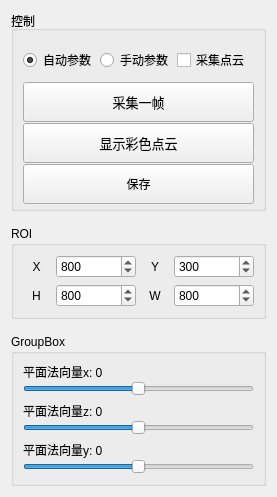
                               <widget class="QWidget" name="scrollAreaWidgetContents">
                                <property name="geometry">
                                 <rect>
                                  <x>0</x>
                                  <y>0</y>
                                  <width>277</width>
                                  <height>487</height>
                                 </rect>
                                </property>
                                <property name="sizePolicy">
                                 <sizepolicy hsizetype="Preferred" vsizetype="Fixed">
                                  <horstretch>0</horstretch>
                                  <verstretch>0</verstretch>
                                 </sizepolicy>
                                </property>
                                <layout class="QVBoxLayout" name="verticalLayout_29">
                                 <property name="spacing">
                                  <number>15</number>
                                 </property>
                                 <item>
                                  <widget class="QGroupBox" name="groupBox_7">
                                   <property name="maximumSize">
                                    <size>
                                     <width>16777215</width>
                                     <height>200</height>
                                    </size>
                                   </property>
                                   <property name="title">
                                    <string>控制</string>
                                   </property>
                                   <layout class="QVBoxLayout" name="verticalLayout_20">
                                    <item>
                                     <layout class="QHBoxLayout" name="horizontalLayout_14">
                                      <property name="spacing">
                                       <number>0</number>
                                      </property>
                                      <property name="topMargin">
                                       <number>10</number>
                                      </property>
                                      <property name="bottomMargin">
                                       <number>10</number>
                                      </property>
                                      <item>
                                       <widget class="QRadioButton" name="radioButton">
                                        <property name="minimumSize">
                                         <size>
                                          <width>0</width>
                                          <height>20</height>
                                         </size>
                                        </property>
                                        <property name="text">
                                         <string>自动参数</string>
                                        </property>
                                        <property name="checked">
                                         <bool>true</bool>
                                        </property>
                                       </widget>
                                      </item>
                                      <item>
                                       <widget class="QRadioButton" name="radioButton_2">
                                        <property name="minimumSize">
                                         <size>
                                          <width>0</width>
                                          <height>20</height>
                                         </size>
                                        </property>
                                        <property name="text">
                                         <string>手动参数</string>
                                        </property>
                                       </widget>
                                      </item>
                                      <item>
                                       <widget class="QCheckBox" name="checkBox_needppoints">
                                        <property name="minimumSize">
                                         <size>
                                          <width>0</width>
                                          <height>20</height>
                                         </size>
                                        </property>
                                        <property name="text">
                                         <string>采集点云</string>
                                        </property>
                                       </widget>
                                      </item>
                                     </layout>
                                    </item>
                                    <item>
                                     <layout class="QHBoxLayout" name="horizontalLayout_26">
                                      <item>
                                       <widget class="QPushButton" name="btn_cupture">
                                        <property name="sizePolicy">
                                         <sizepolicy hsizetype="Expanding" vsizetype="Fixed">
                                          <horstretch>0</horstretch>
                                          <verstretch>0</verstretch>
                                         </sizepolicy>
                                        </property>
                                        <property name="minimumSize">
                                         <size>
                                          <width>0</width>
                                          <height>40</height>
                                         </size>
                                        </property>
                                        <property name="font">
                                         <font>
                                          <family>Segoe UI</family>
                                          <pointsize>10</pointsize>
                                          <weight>50</weight>
                                          <italic>false</italic>
                                          <bold>false</bold>
                                         </font>
                                        </property>
                                        <property name="cursor">
                                         <cursorShape>PointingHandCursor</cursorShape>
                                        </property>
                                        <property name="layoutDirection">
                                         <enum>Qt::LeftToRight</enum>
                                        </property>
                                        <property name="styleSheet">
                                         <string notr="true">background-image: url(:/myicons/images/Myicons/start.png);</string>
                                        </property>
                                        <property name="text">
                                         <string>采集一帧</string>
                                        </property>
                                        <property name="iconSize">
                                         <size>
                                          <width>0</width>
                                          <height>0</height>
                                         </size>
                                        </property>
                                       </widget>
                                      </item>
                                     </layout>
                                    </item>
                                    <item>
                                     <widget class="QPushButton" name="btn_show_colorpoints">
                                      <property name="sizePolicy">
                                       <sizepolicy hsizetype="Expanding" vsizetype="Fixed">
                                        <horstretch>0</horstretch>
                                        <verstretch>0</verstretch>
                                       </sizepolicy>
                                      </property>
                                      <property name="minimumSize">
                                       <size>
                                        <width>0</width>
                                        <height>40</height>
                                       </size>
                                      </property>
                                      <property name="font">
                                       <font>
                                        <family>Segoe UI</family>
                                        <pointsize>10</pointsize>
                                        <weight>50</weight>
                                        <italic>false</italic>
                                        <bold>false</bold>
                                       </font>
                                      </property>
                                      <property name="cursor">
                                       <cursorShape>PointingHandCursor</cursorShape>
                                      </property>
                                      <property name="layoutDirection">
                                       <enum>Qt::LeftToRight</enum>
                                      </property>
                                      <property name="styleSheet">
                                       <string notr="true">background-image: url(:/myicons/images/Myicons/color-filling.png);</string>
                                      </property>
                                      <property name="text">
                                       <string>显示彩色点云</string>
                                      </property>
                                     </widget>
                                    </item>
                                    <item>
                                     <widget class="QPushButton" name="btn_zivid_save">
                                      <property name="minimumSize">
                                       <size>
                                        <width>0</width>
                                        <height>40</height>
                                       </size>
                                      </property>
                                      <property name="styleSheet">
                                       <string notr="true">background-image: url(:/myicons/images/Myicons/save.png);</string>
                                      </property>
                                      <property name="text">
                                       <string>保存</string>
                                      </property>
                                     </widget>
                                    </item>
                                   </layout>
                                  </widget>
                                 </item>
                                 <item>
                                  <widget class="QGroupBox" name="groupBox_3">
                                   <property name="maximumSize">
                                    <size>
                                     <width>16777215</width>
                                     <height>100</height>
                                    </size>
                                   </property>
                                   <property name="title">
                                    <string>ROI</string>
                                   </property>
                                   <layout class="QVBoxLayout" name="verticalLayout_22">
                                    <item>
                                     <layout class="QHBoxLayout" name="horizontalLayout_11">
                                      <item>
                                       <widget class="QLabel" name="label_2">
                                        <property name="text">
                                         <string>X</string>
                                        </property>
                                        <property name="alignment">
                                         <set>Qt::AlignCenter</set>
                                        </property>
                                       </widget>
                                      </item>
                                      <item>
                                       <widget class="QSpinBox" name="spinBox_ROIX">
                                        <property name="minimumSize">
                                         <size>
                                          <width>80</width>
                                          <height>0</height>
                                         </size>
                                        </property>
                                        <property name="maximum">
                                         <number>9999</number>
                                        </property>
                                        <property name="value">
                                         <number>800</number>
                                        </property>
                                       </widget>
                                      </item>
                                      <item>
                                       <widget class="QLabel" name="label">
                                        <property name="text">
                                         <string>Y</string>
                                        </property>
                                        <property name="alignment">
                                         <set>Qt::AlignCenter</set>
                                        </property>
                                       </widget>
                                      </item>
                                      <item>
                                       <widget class="QSpinBox" name="spinBox_ROIY">
                                        <property name="minimumSize">
                                         <size>
                                          <width>80</width>
                                          <height>0</height>
                                         </size>
                                        </property>
                                        <property name="minimum">
                                         <number>0</number>
                                        </property>
                                        <property name="maximum">
                                         <number>9999</number>
                                        </property>
                                        <property name="singleStep">
                                         <number>1</number>
                                        </property>
                                        <property name="value">
                                         <number>300</number>
                                        </property>
                                       </widget>
                                      </item>
                                     </layout>
                                    </item>
                                    <item>
                                     <layout class="QHBoxLayout" name="horizontalLayout_12">
                                      <item>
                                       <widget class="QLabel" name="label_4">
                                        <property name="text">
                                         <string>H</string>
                                        </property>
                                        <property name="alignment">
                                         <set>Qt::AlignCenter</set>
                                        </property>
                                       </widget>
                                      </item>
                                      <item>
                                       <widget class="QSpinBox" name="spinBox_ROIH">
                                        <property name="minimumSize">
                                         <size>
                                          <width>80</width>
                                          <height>0</height>
                                         </size>
                                        </property>
                                        <property name="maximum">
                                         <number>99999</number>
                                        </property>
                                        <property name="value">
                                         <number>800</number>
                                        </property>
                                       </widget>
                                      </item>
                                      <item>
                                       <widget class="QLabel" name="label_3">
                                        <property name="text">
                                         <string>W</string>
                                        </property>
                                        <property name="alignment">
                                         <set>Qt::AlignCenter</set>
                                        </property>
                                       </widget>
                                      </item>
                                      <item>
                                       <widget class="QSpinBox" name="spinBox_ROIW">
                                        <property name="minimumSize">
                                         <size>
                                          <width>80</width>
                                          <height>0</height>
                                         </size>
                                        </property>
                                        <property name="maximum">
                                         <number>9999</number>
                                        </property>
                                        <property name="singleStep">
                                         <number>1</number>
                                        </property>
                                        <property name="value">
                                         <number>800</number>
                                        </property>
                                       </widget>
                                      </item>
                                     </layout>
                                    </item>
                                   </layout>
                                  </widget>
                                 </item>
                                 <item>
                                  <widget class="QGroupBox" name="groupBox_4">
                                   <property name="maximumSize">
                                    <size>
                                     <width>16777215</width>
                                     <height>200</height>
                                    </size>
                                   </property>
                                   <property name="title">
                                    <string>GroupBox</string>
                                   </property>
                                   <layout class="QVBoxLayout" name="verticalLayout_23">
                                    <item>
                                     <layout class="QVBoxLayout" name="verticalLayout_17">
                                      <property name="spacing">
                                       <number>0</number>
                                      </property>
                                      <item>
                                       <widget class="QLabel" name="label_nx">
                                        <property name="minimumSize">
                                         <size>
                                          <width>0</width>
                                          <height>0</height>
                                         </size>
                                        </property>
                                        <property name="maximumSize">
                                         <size>
                                          <width>16777215</width>
                                          <height>20</height>
                                         </size>
                                        </property>
                                        <property name="layoutDirection">
                                         <enum>Qt::LeftToRight</enum>
                                        </property>
                                        <property name="text">
                                         <string>平面法向量x: 0</string>
                                        </property>
                                        <property name="alignment">
                                         <set>Qt::AlignLeading|Qt::AlignLeft|Qt::AlignVCenter</set>
                                        </property>
                                       </widget>
                                      </item>
                                      <item>
                                       <widget class="DoubleSlider" name="horizontalSlider_nx">
                                        <property name="minimum">
                                         <number>-9999</number>
                                        </property>
                                        <property name="maximum">
                                         <number>9999</number>
                                        </property>
                                        <property name="orientation">
                                         <enum>Qt::Horizontal</enum>
                                        </property>
                                       </widget>
                                      </item>
                                     </layout>
                                    </item>
                                    <item>
                                     <layout class="QVBoxLayout" name="verticalLayout_19">
                                      <property name="spacing">
                                       <number>0</number>
                                      </property>
                                      <item>
                                       <widget class="QLabel" name="label_nz">
                                        <property name="minimumSize">
                                         <size>
                                          <width>0</width>
                                          <height>0</height>
                                         </size>
                                        </property>
                                        <property name="maximumSize">
                                         <size>
                                          <width>16777215</width>
                                          <height>20</height>
                                         </size>
                                        </property>
                                        <property name="layoutDirection">
                                         <enum>Qt::LeftToRight</enum>
                                        </property>
                                        <property name="text">
                                         <string>平面法向量z: 0</string>
                                        </property>
                                        <property name="alignment">
                                         <set>Qt::AlignLeading|Qt::AlignLeft|Qt::AlignVCenter</set>
                                        </property>
                                       </widget>
                                      </item>
                                      <item>
                                       <widget class="DoubleSlider" name="horizontalSlider_nz">
                                        <property name="minimum">
                                         <number>-9999</number>
                                        </property>
                                        <property name="maximum">
                                         <number>9999</number>
                                        </property>
                                        <property name="orientation">
                                         <enum>Qt::Horizontal</enum>
                                        </property>
                                       </widget>
                                      </item>
                                     </layout>
                                    </item>
                                    <item>
                                     <layout class="QVBoxLayout" name="verticalLayout_18">
                                      <property name="spacing">
                                       <number>0</number>
                                      </property>
                                      <item>
                                       <widget class="QLabel" name="label_ny">
                                        <property name="minimumSize">
                                         <size>
                                          <width>0</width>
                                          <height>0</height>
                                         </size>
                                        </property>
                                        <property name="maximumSize">
                                         <size>
                                          <width>16777215</width>
                                          <height>20</height>
                                         </size>
                                        </property>
                                        <property name="layoutDirection">
                                         <enum>Qt::LeftToRight</enum>
                                        </property>
                                        <property name="text">
                                         <string>平面法向量y: 0</string>
                                        </property>
                                        <property name="alignment">
                                         <set>Qt::AlignLeading|Qt::AlignLeft|Qt::AlignVCenter</set>
                                        </property>
                                       </widget>
                                      </item>
                                      <item>
                                       <widget class="DoubleSlider" name="horizontalSlider_ny">
                                        <property name="minimum">
                                         <number>-9999</number>
                                        </property>
                                        <property name="maximum">
                                         <number>9999</number>
                                        </property>
                                        <property name="orientation">
                                         <enum>Qt::Horizontal</enum>
                                        </property>
                                       </widget>
                                      </item>
                                     </layout>
                                    </item>
                                   </layout>
                                  </widget>
                                 </item>
                                </layout>
                               </widget>
